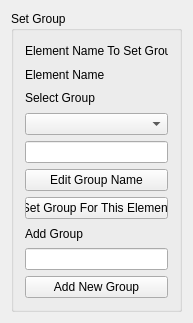
<?xml version="1.0" encoding="UTF-8"?>
<ui version="4.0">
 <class>SetGroupScreen</class>
 <widget class="QWidget" name="SetGroupScreen">
  <property name="geometry">
   <rect>
    <x>0</x>
    <y>0</y>
    <width>190</width>
    <height>323</height>
   </rect>
  </property>
  <property name="maximumSize">
   <size>
    <width>16777215</width>
    <height>16777215</height>
   </size>
  </property>
  <property name="windowTitle">
   <string>SetGroupScreen</string>
  </property>
  <layout class="QVBoxLayout" name="verticalLayout_3">
   <item>
    <widget class="QGroupBox" name="groupBox">
     <property name="minimumSize">
      <size>
       <width>171</width>
       <height>231</height>
      </size>
     </property>
     <property name="maximumSize">
      <size>
       <width>250</width>
       <height>1080</height>
      </size>
     </property>
     <property name="title">
      <string>Set Group</string>
     </property>
     <layout class="QVBoxLayout" name="verticalLayout_2">
      <item>
       <widget class="QLabel" name="label_3">
        <property name="text">
         <string>Element Name To Set Group</string>
        </property>
       </widget>
      </item>
      <item>
       <widget class="QLabel" name="labelElementName">
        <property name="text">
         <string>Element Name</string>
        </property>
       </widget>
      </item>
      <item>
       <widget class="QLabel" name="label">
        <property name="text">
         <string>Select Group</string>
        </property>
       </widget>
      </item>
      <item>
       <widget class="QComboBox" name="comboBoxSelectGroup">
        <property name="maxVisibleItems">
         <number>30</number>
        </property>
       </widget>
      </item>
      <item>
       <widget class="QLineEdit" name="lineEditEditGroupName"/>
      </item>
      <item>
       <widget class="QPushButton" name="pushButtonEditGroupName">
        <property name="text">
         <string>Edit Group Name</string>
        </property>
       </widget>
      </item>
      <item>
       <widget class="QPushButton" name="pushButtonSetGroup">
        <property name="text">
         <string>Set Group For This Element</string>
        </property>
       </widget>
      </item>
      <item>
       <widget class="QLabel" name="label_2">
        <property name="text">
         <string>Add Group</string>
        </property>
       </widget>
      </item>
      <item>
       <widget class="QLineEdit" name="lineEditAddNewGroup"/>
      </item>
      <item>
       <widget class="QPushButton" name="pushButtonAddNewGroup">
        <property name="text">
         <string>Add New Group</string>
        </property>
       </widget>
      </item>
     </layout>
    </widget>
   </item>
  </layout>
 </widget>
 <layoutdefault spacing="6" margin="11"/>
 <resources/>
 <connections/>
</ui>
